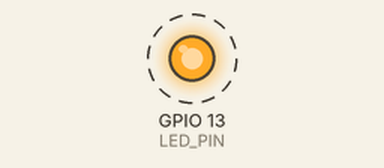
Bench run of a sketch on a simulated ESP32. Parts: output pins drawn as LEDs (lit = HIGH). Dashed ring = blinking.

Above: at 0.15 s.
Timing chart, 0 to 3.0 s (numbered marks = the images above):
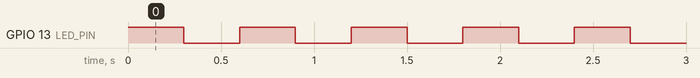

Measured:
- by itself, GPIO 13 (LED_PIN): alternates HIGH for 0.30 s and LOW for 0.30 s

The sketch:

Blink_LED.ino
```cpp
/* ESP32 BLINK ON PIN 13 */

const int LED_PIN = 13; /* ADJUST LED_PIN IF YOUR BOARD USES A DIFFERENT GPIO */

void setup() {
  pinMode(LED_PIN, OUTPUT); /* INITIALIZE THE LED PIN AS AN OUTPUT */
}

void loop() {

  digitalWrite(LED_PIN, HIGH); /* TURN THE LED ON */
  delay(300); /* WAIT 300ms */

  digitalWrite(LED_PIN, LOW); /* TURN THE LED OFF */
  delay(300); /* WAIT 300ms */
}
```
